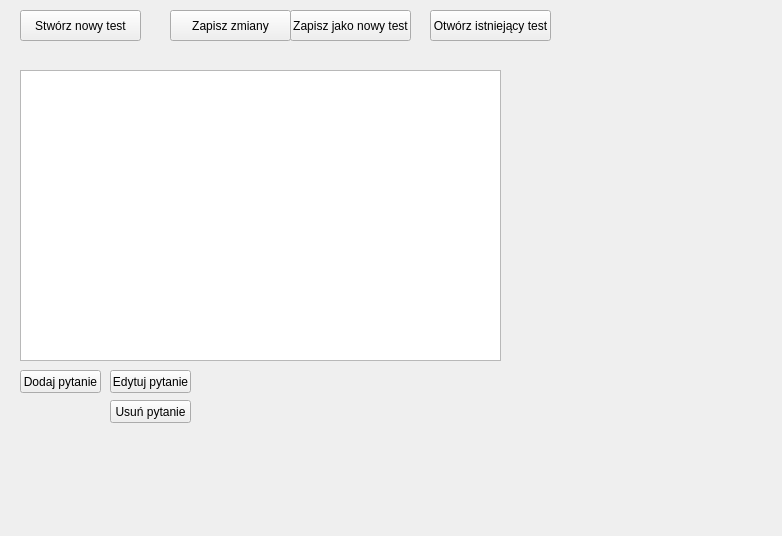
<?xml version="1.0" encoding="UTF-8"?>
<ui version="4.0">
 <class>QuizEdit</class>
 <widget class="QWidget" name="QuizEdit">
  <property name="geometry">
   <rect>
    <x>0</x>
    <y>0</y>
    <width>782</width>
    <height>536</height>
   </rect>
  </property>
  <property name="windowTitle">
   <string>QuizEdit</string>
  </property>
  <widget class="QListWidget" name="listWidget">
   <property name="geometry">
    <rect>
     <x>20</x>
     <y>70</y>
     <width>481</width>
     <height>291</height>
    </rect>
   </property>
  </widget>
  <widget class="QPushButton" name="pbutton_dodaj">
   <property name="geometry">
    <rect>
     <x>20</x>
     <y>370</y>
     <width>81</width>
     <height>23</height>
    </rect>
   </property>
   <property name="text">
    <string>Dodaj pytanie</string>
   </property>
  </widget>
  <widget class="QPushButton" name="pbutton_edytuj">
   <property name="enabled">
    <bool>true</bool>
   </property>
   <property name="geometry">
    <rect>
     <x>110</x>
     <y>370</y>
     <width>81</width>
     <height>23</height>
    </rect>
   </property>
   <property name="text">
    <string>Edytuj pytanie</string>
   </property>
  </widget>
  <widget class="QPushButton" name="pbutton_usun">
   <property name="geometry">
    <rect>
     <x>110</x>
     <y>400</y>
     <width>81</width>
     <height>23</height>
    </rect>
   </property>
   <property name="text">
    <string>Usuń pytanie</string>
   </property>
  </widget>
  <widget class="QPushButton" name="pbutton_nowyTest">
   <property name="geometry">
    <rect>
     <x>20</x>
     <y>10</y>
     <width>121</width>
     <height>31</height>
    </rect>
   </property>
   <property name="text">
    <string>Stwórz nowy test</string>
   </property>
  </widget>
  <widget class="QPushButton" name="pbutton_zapisz">
   <property name="geometry">
    <rect>
     <x>170</x>
     <y>10</y>
     <width>121</width>
     <height>31</height>
    </rect>
   </property>
   <property name="text">
    <string>Zapisz zmiany</string>
   </property>
  </widget>
  <widget class="QPushButton" name="pbutton_zapiszJako">
   <property name="geometry">
    <rect>
     <x>290</x>
     <y>10</y>
     <width>121</width>
     <height>31</height>
    </rect>
   </property>
   <property name="text">
    <string>Zapisz jako nowy test</string>
   </property>
  </widget>
  <widget class="QPushButton" name="pbutton_wczytaj">
   <property name="geometry">
    <rect>
     <x>430</x>
     <y>10</y>
     <width>121</width>
     <height>31</height>
    </rect>
   </property>
   <property name="text">
    <string>Otwórz istniejący test</string>
   </property>
  </widget>
 </widget>
 <layoutdefault spacing="6" margin="11"/>
 <resources/>
 <connections/>
</ui>
